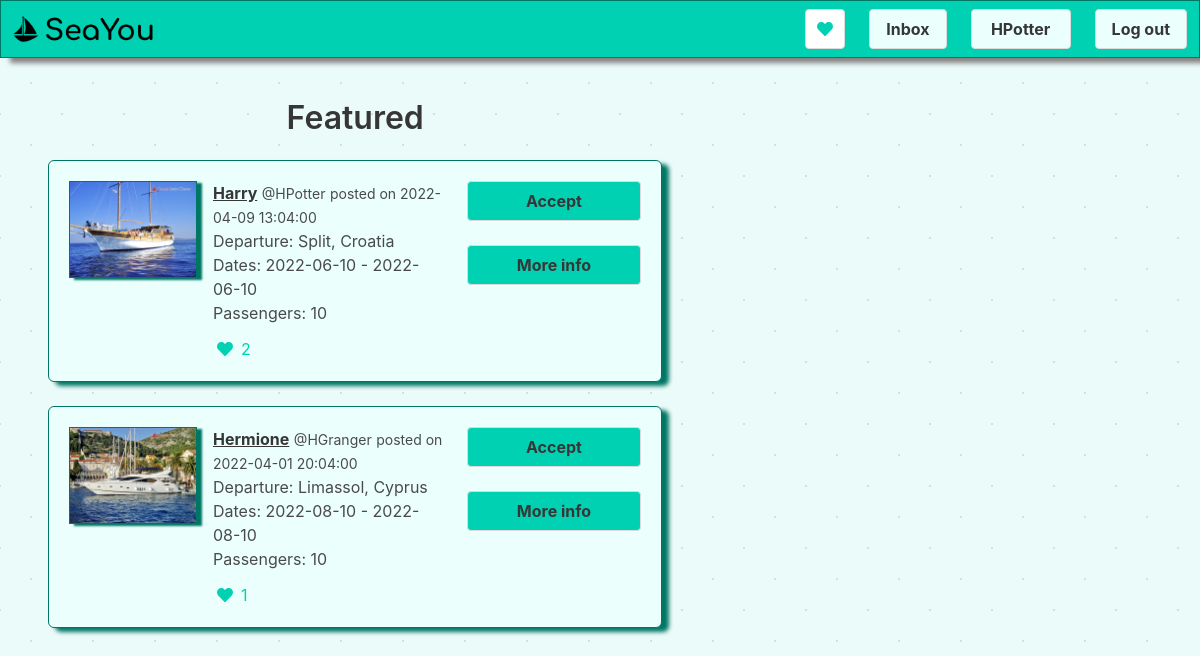
The app's page /featured (signed in) with its own data.
### tables this page shows
CREATE TABLE "Users" (
	"UserId"	INTEGER NOT NULL UNIQUE,
	"Username"	TEXT NOT NULL UNIQUE,
	"FirstName"	TEXT NOT NULL,
	"LastName"	TEXT NOT NULL,
	"Email"	TEXT NOT NULL UNIQUE,
	"PasswordHash"	TEXT NOT NULL,
	"DoB"	TEXT NOT NULL,
	"ProfilePicture"	BLOB,
	"Bio"	TEXT,
	PRIMARY KEY("UserId" AUTOINCREMENT)
);

CREATE TABLE "Offers" (
	"OfferId"	INTEGER NOT NULL UNIQUE,
	"OfferDateTime"	TEXT NOT NULL,
	"UserId"	INTEGER NOT NULL,
	"PortDeparture"	TEXT NOT NULL,
	"PortArrival"	TEXT NOT NULL,
	"DateDeparture"	TEXT NOT NULL,
	"Days"	INTEGER NOT NULL,
	"Pax"	INTEGER NOT NULL,
	"Price"	INTEGER NOT NULL,
	"Picture"	TEXT,
	PRIMARY KEY("OfferId" AUTOINCREMENT)
);

### app.py (the view)
@app.route("/featured")
@login_required
def featured():
    title = 'SeaYou - Featured Offers'
    offers = database.get_offers()
    user = current_user
    return render_template('featured.html', title=title, offers=offers, user=user)

### app.py (called while the page is built)
@login_manager.user_loader
def load_user(user_id):
    return User.get(user_id)

    @classmethod
    def get(cls, username):
        return User(username)

### database.py (called while the page is built)
def query(query_text, *param):
    conn = sqlite3.connect('seayou.db')
    cur = conn.cursor()
    cur.execute(query_text, param)
    column_names = []
    for column in cur.description:
        column_names.append(column[0])
    rows = cur.fetchall()
    dicts = []
    for row in rows:
        d = dict(zip(column_names, row))
        dicts.append(d)
    conn.close()
    return dicts

def get_offers():
    return query('''SELECT
                Offers.OfferDateTime,
                Offers.PortDeparture,
                Offers.DateDeparture,
                Offers.Days,
                Offers.Pax,
                Offers.Price,
                Offers.Picture,
                Users.Username,
                Users.FirstName,
                Users.LastName,
                L.LikeCount
                from Offers
                INNER JOIN Users
                on offers.UserId = Users.UserId
                LEFT JOIN
                (SELECT OfferId, count(userid) as LikeCount FROM likes GROUP by OfferId) L
                on offers.OfferId = L.OfferId''')

### templates/featured.html
{% extends 'main.html' %}
{% block navbar %}
<div class="navbar-item">
    <div class="buttons">
        <a class="button" href="{{ url_for('featured') }}">
            <span class="icon">
            <i class="fas fa-heart has-text-primary"></i>
            </span>
        </a>
    </div>
</div>
<div class="navbar-item">
    <div class="buttons">
        <a class="button has-background-primary-light" href="{{ url_for('feed') }}">
        <strong>Inbox</strong>
        </a>
    </div>
</div>
<div class="navbar-item">
    <div class="buttons">
      <a class="button has-background-primary-light" style="min-width: 100px; font-weight: bold" href="index.html">
        <strong>{{ user.username }}</strong>
      </a>
    </div>
</div>
<div class="navbar-item">
    <div class="buttons">
        <a class="button has-background-primary-light" href="{{ url_for('logout') }}">
        <strong>Log out</strong>
        </a>
    </div>
</div>
{% endblock %}
{% block featured %}
      <div class="columns">
          <div class="column is-three-fifths">
              <section class="section">
              <h1 class="title" style="text-align: center;">Featured</h1>
                  {% for offer in offers %}
                  {% if ((0 if offer['LikeCount'] is none else offer['LikeCount']) | int) > 0 %}
                      <div class="box offer has-background-primary-light">
                          <div class="columns">
                              <div class="column is-two-thirds">
                                  <article class="media">
                                      <div class="media-left">
                                          <figure class="image is-128x128">
                                          <img class="offer_img" src="{{ url_for('static', filename='OffersPics/'+offer['Picture']) }}" alt="Image">
                                          </figure>
                                      </div>
                                      <div class="media-content">
                                          <div class="content">
                                            <p>
                                              <strong><u>{{ offer['FirstName'] }}</u></strong> <small>@{{ offer['Username'] }}</small> <small>posted on {{ offer['OfferDateTime'] }}</small>
                                              <br>
                                              Departure: {{ offer['PortDeparture'] }}
                                              <br>
                                              Dates: {{ offer['DateDeparture'] }} - {{ offer['DateDeparture'] }}
                                              <br>
                                              Passengers: {{ offer['Pax'] }}
                                            </p>
                                          </div>
                                          <nav class="level is-mobile">
                                          <div class="level-left">
                                              <a class="level-item" aria-label="like">
                                                  <span class="icon-text">
                                                      {% if ((0 if offer['LikeCount'] is none else offer['LikeCount']) | int) > 0 %}
                                                      <span class="icon">
                                                          <i class="fas fa-heart has-text-primary"></i>
                                                      </span>
                                                      <span class="has-text-primary">{{ ((0 if offer['LikeCount'] is none else offer['LikeCount']) | int) }}</span>
                                                      {% else %}
                                                      <span class="icon">
                                                          <i class="fas fa-heart has-text-grey-light"></i>
                                                      </span>
                                                      {% endif %}
                                                  </span>
                                              </a>
                                          </div>
                                          </nav>
                                      </div>
                                  </article>
                              </div>
                              <div class="column">
                                  <div class="buttons">
                                      <a class="button has-background-primary is-fullwidth" href="index.html">
                                      <strong>Accept</strong>
                                      </a>
                                  </div>
                                  <div class="buttons">
                                      <a class="button has-background-primary is-fullwidth" href="index.html">
                                      <strong>More info</strong>
                                      </a>
                                  </div>
                              </div>
                          </div>
                      </div>
                  {% endif %}
                  {% endfor %}
              </section>
          </div>
      </div>
{% endblock %}

### static/style.css (style rules this page uses)
.offer { border: solid 1px #007664; box-shadow: 7px 4px 4px #007664; }
.offer_img { border: #007664 solid 1px; box-shadow: 5px 2px 2px #007664; }

### records on screen
Users: username "HPotter"
Offers: shows a picture, FirstName "Harry", Username "HPotter", OfferDateTime "2022-04-09 13:04:00", PortDeparture "Split, Croatia", DateDeparture "2022-06-10", Pax "10", LikeCount "2"
Offers: shows a picture, FirstName "Hermione", Username "HGranger", OfferDateTime "2022-04-01 20:04:00", PortDeparture "Limassol, Cyprus", DateDeparture "2022-08-10", Pax "10", LikeCount "1"
